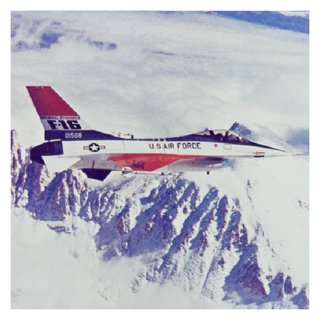
#> input picture imagens/airplane.jpg, 320 x 320 px
$ python entropia.py ../imagens/airplane.jpg ../imagens/barbara.jpg
#> lines starting #> are read from the running program, lines starting #| are printed output that depends on the picture
#> further down, arr is the input picture: shape (320, 320, 3); mean R, G, B 186.8, 187.1, 197.8
#| [✓] Carregada: ../imagens/airplane.jpg  (320, 320, 3)
"""
entropia.py
===========
Análise de Entropia de Shannon + visualizações para o pipeline
de criptografia: Arnold (confusão) + Hill/DH (difusão).

Fórmula:
    H(X) = - sum[ P(xi) * log2(P(xi)) ]  para i = 1..n

Entropia máxima teórica para imagens de 8 bits: 8.0 bits/pixel por canal.
"""

import numpy as np
import matplotlib.pyplot as plt
import matplotlib.gridspec as gridspec
from PIL import Image
import os
import sys
from pathlib import Path

raiz_projeto = Path(__file__).resolve().parent.parent
if str(raiz_projeto) not in sys.path:
    sys.path.append(str(raiz_projeto))


# ─────────────────────────────────────────────────────────────────────────────
# CÁLCULO DE ENTROPIA
# ─────────────────────────────────────────────────────────────────────────────

def entropia_canal(canal: np.ndarray, base: float = 2.0) -> float:
#> called with base = 2
    frequencias    = np.bincount(canal.ravel(), minlength=256)
#> frequencias = 256 values, max 9158 at index 255, min 0 at index 0, mean 400
    probabilidades = frequencias[frequencias > 0] / canal.size
#> probabilidades = 243 values, max 0.0894 at index 242, min 9.77e-06 at index 0, mean 0.00412
    return -np.sum(probabilidades * np.log(probabilidades) / np.log(base))


def entropia_imagem(img_array: np.ndarray, base: float = 2.0) -> dict:
    img = img_array.astype(np.uint8)
    h_r = entropia_canal(img[:, :, 0], base)
#> h_r = 6.7
    h_g = entropia_canal(img[:, :, 1], base)
#> h_g = 6.7
    h_b = entropia_canal(img[:, :, 2], base)
#> h_b = 6.32
    return {'R': h_r, 'G': h_g, 'B': h_b, 'global': (h_r+h_g+h_b)/3.0, 'base': base}


# [16 lines left out: function analisar_pipeline, not called in this run]


# ─────────────────────────────────────────────────────────────────────────────
# HELPERS
# ─────────────────────────────────────────────────────────────────────────────

_CORES = {'R': '#c0392b', 'G': '#27ae60', 'B': '#2980b9'}


def _estilo_ax_branco(ax):
    """Aplica estilo fundo branco a um eixo."""
    ax.set_facecolor('white')
    ax.tick_params(colors='#333333', labelsize=7)
    ax.xaxis.label.set_color('#333333')
    ax.yaxis.label.set_color('#333333')
    ax.title.set_color('#111111')
    for spine in ax.spines.values():
        spine.set_edgecolor('#cccccc')


def _histograma_canal(ax, canal_array: np.ndarray, canal_nome: str,
                      entropia: float, titulo: str) -> None:
    cor = _CORES[canal_nome]
    contagens, _ = np.histogram(canal_array.ravel(), bins=256, range=(0, 255))
    ax.bar(np.arange(256), contagens, color=cor, alpha=0.80, width=1.0)
    ax.set_xlim(0, 255)
    ax.set_title(f"{titulo} — Canal {canal_nome}\nH = {entropia:.4f} bits",
                 fontsize=8, pad=4)
    ax.set_xlabel("Valor do pixel (0-255)", fontsize=7)
    ax.set_ylabel("Frequência", fontsize=7)
    ax.yaxis.set_major_formatter(plt.FuncFormatter(lambda x, _: f"{int(x):,}"))
    _estilo_ax_branco(ax)


def _mostrar_imagem(ax, img_array: np.ndarray, titulo: str) -> None:
    """Exibe a imagem num eixo matplotlib sem eixos visíveis."""
    ax.imshow(img_array.astype(np.uint8))
    ax.set_title(titulo, fontsize=9, fontweight='bold', color='#111111', pad=4)
    ax.axis('off')
    ax.set_facecolor('white')


# ─────────────────────────────────────────────────────────────────────────────
# GRÁFICO: comparação original vs cifrada
# ─────────────────────────────────────────────────────────────────────────────

def grafico_comparacao(img_original: np.ndarray,
                       img_cifrada:  np.ndarray,
                       titulo_original: str = "Original",
                       titulo_cifrada:  str = "Cifrada",
                       salvar_em: str = None,
                       mostrar:   bool = True) -> plt.Figure:
    """
    Layout (fundo branco):
      Linha 0 : imagem original  |  imagem cifrada
      Linhas 1-3 : histogramas R, G, B para cada coluna
      Linha 4 : barras de entropia comparativas
    """
    e_orig = entropia_imagem(img_original)
#> e_orig = {'R': 6.7, 'G': 6.7, 'B': 6.32, 'global': 6.57, 'base': 2}
    e_cifr = entropia_imagem(img_cifrada)
#> e_cifr = {'R': 7.11, 'G': 7.11, 'B': 7.11, 'global': 7.11, 'base': 2}
    canais = ['R', 'G', 'B']

    fig = plt.figure(figsize=(14, 13), facecolor='white')
    fig.suptitle("Análise de Entropia — Original vs Cifrada",
                 color='#111111', fontsize=13, fontweight='bold', y=0.99)

    # 5 linhas: 1 imagem + 3 histogramas + 1 barra | 2 colunas
    gs = gridspec.GridSpec(5, 2, figure=fig,
                           hspace=0.60, wspace=0.35,
                           top=0.95, bottom=0.06, left=0.08, right=0.97,
                           height_ratios=[1.4, 1, 1, 1, 1.2])

    # ── Linha 0: imagens ────────────────────────────────────────────────────
    ax_img_o = fig.add_subplot(gs[0, 0])
    _mostrar_imagem(ax_img_o, img_original, titulo_original)

    ax_img_c = fig.add_subplot(gs[0, 1])
    _mostrar_imagem(ax_img_c, img_cifrada, titulo_cifrada)

    # ── Linhas 1-3: histogramas por canal ───────────────────────────────────
    for i, c in enumerate(canais):
        ax_o = fig.add_subplot(gs[i + 1, 0])
        _histograma_canal(ax_o, img_original[:, :, i], c, e_orig[c], titulo_original)

        ax_c = fig.add_subplot(gs[i + 1, 1])
        _histograma_canal(ax_c, img_cifrada[:, :, i],  c, e_cifr[c], titulo_cifrada)

    # ── Linha 4: barras de entropia ─────────────────────────────────────────
    ax_bar = fig.add_subplot(gs[4, :])
    ax_bar.set_facecolor('white')

    x      = np.arange(len(canais))
    width  = 0.30
    vals_o = [e_orig[c] for c in canais]
#> vals_o = [6.7, 6.7, 6.32]
    vals_c = [e_cifr[c] for c in canais]
#> vals_c = [7.11, 7.11, 7.11]
    cores  = [_CORES[c]  for c in canais]

    bars_o = ax_bar.bar(x - width/2, vals_o, width, color=cores, alpha=0.45,
                        label=titulo_original, edgecolor='#555555', linewidth=0.6)
    bars_c = ax_bar.bar(x + width/2, vals_c, width, color=cores, alpha=0.95,
                        label=titulo_cifrada,  edgecolor='#555555', linewidth=0.6)

    ax_bar.axhline(8.0, color='#e67e22', linestyle='--', linewidth=1.3,
                   label='Máximo teórico (8.0 bits)')

    for bar in list(bars_o) + list(bars_c):
        h = bar.get_height()
        ax_bar.text(bar.get_x() + bar.get_width()/2, h + 0.04,
                    f"{h:.3f}", ha='center', va='bottom',
                    fontsize=7, color='#222222')
#> this loop made 6 passes
#> h on passes 1 to 6: 6.7, 6.7, 6.32, 7.11, 7.11, 7.11

    ax_bar.set_xticks(x)
    ax_bar.set_xticklabels([f"Canal {c}" for c in canais], color='#333333')
    ax_bar.set_ylim(0, 8.8)
    ax_bar.set_ylabel("Entropia (bits)", color='#333333', fontsize=8)
    ax_bar.set_title(
        f"Entropia Global — {titulo_original}: {e_orig['global']:.4f} bits  |  "
        f"{titulo_cifrada}: {e_cifr['global']:.4f} bits",
        color='#111111', fontsize=9
    )
    ax_bar.tick_params(colors='#333333', labelsize=8)
    ax_bar.legend(fontsize=8, facecolor='white', edgecolor='#cccccc')
    ax_bar.grid(axis='y', color='#eeeeee', linewidth=0.7)
    for spine in ax_bar.spines.values():
        spine.set_edgecolor('#cccccc')
#> this loop made 4 passes

    if salvar_em:
        fig.savefig(salvar_em, dpi=150, bbox_inches='tight', facecolor='white')
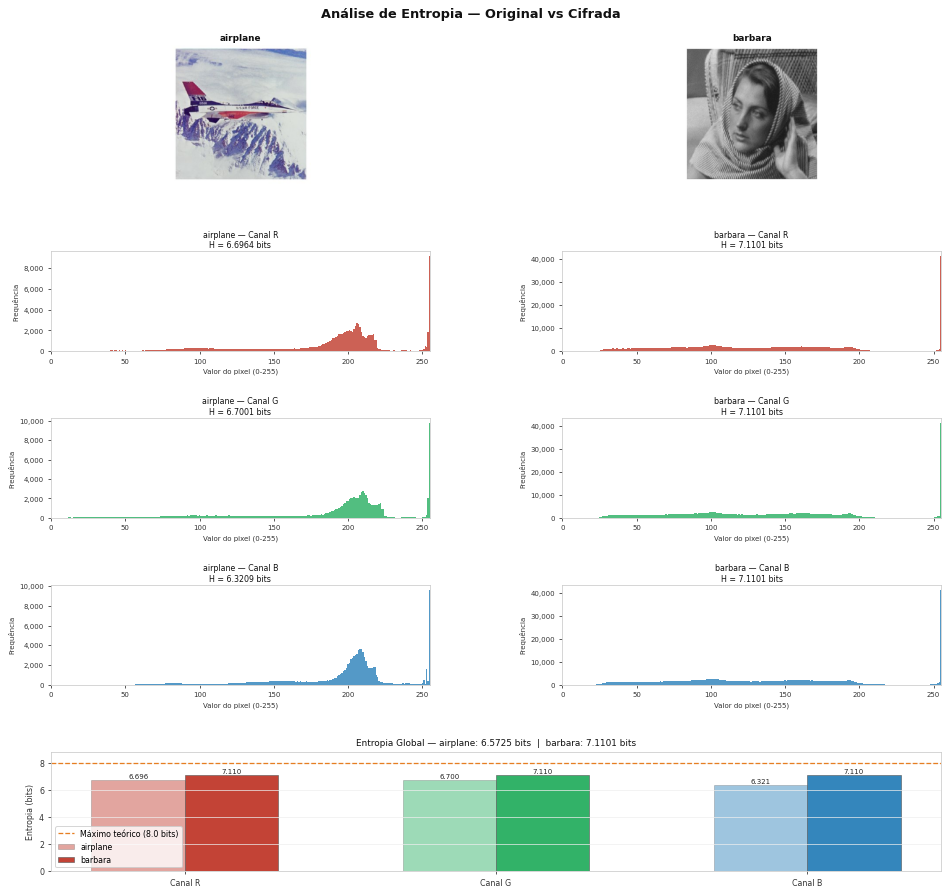
#> figure drawn by matplotlib, 9 panels; panel 3: tallest bar 9158 high, from x = 254.5 to 255.5; panel 4: tallest bar 41353 high, from x = 254.5 to 255.5; panel 5: tallest bar 9774 high, from x = 254.5 to 255.5; panel 6: tallest bar 41353 high, from x = 254.5 to 255.5
        print(f"[✓] Gráfico salvo em: {salvar_em}")

    if mostrar:
        plt.show()

    return fig


# ─────────────────────────────────────────────────────────────────────────────
# GRÁFICO: pipeline completo (3 etapas)
# ─────────────────────────────────────────────────────────────────────────────

# [128 lines left out: functions grafico_pipeline, imprimir_relatorio, not called in this run]


# ─────────────────────────────────────────────────────────────────────────────
# STANDALONE
# ─────────────────────────────────────────────────────────────────────────────

if __name__ == "__main__":
    """
    Modos de uso:

    1) Analisar imagem única:
       python3 entropia.py imagem.png

    2) Comparar original vs cifrada:
       python3 entropia.py original.png cifrada.png

    3) Analisar pipeline completo (original, arnold, hill):
       python3 entropia.py original.png arnold.png difundida.png
    """
    n = len(sys.argv) - 1

    if n == 0:
        print(__doc__)
        sys.exit(0)

    imgs = []
    for path in sys.argv[1:]:
        arr = np.array(Image.open(path).convert('RGB'))
        imgs.append(arr)
        print(f"[✓] Carregada: {path}  {arr.shape}")

    if n == 1:
        e = entropia_imagem(imgs[0])
        print(f"\nEntropia  R:{e['R']:.4f}  G:{e['G']:.4f}  "
              f"B:{e['B']:.4f}  Global:{e['global']:.4f} bits\n")

    elif n == 2:
        grafico_comparacao(
            imgs[0], imgs[1],
            titulo_original=Path(sys.argv[1]).stem,
            titulo_cifrada =Path(sys.argv[2]).stem,
            salvar_em="comparacao_entropia.png",
            mostrar=True
        )

    elif n == 3:
        resultado = analisar_pipeline(imgs[0], imgs[1], imgs[2])
        imprimir_relatorio(resultado)
        grafico_pipeline(
            imgs[0], imgs[1], imgs[2],
            salvar_em="pipeline_entropia.png",
            mostrar=True
        )

    else:
        print("Máximo 3 imagens aceitas. Veja o docstring para instruções.")
        sys.exit(1)
